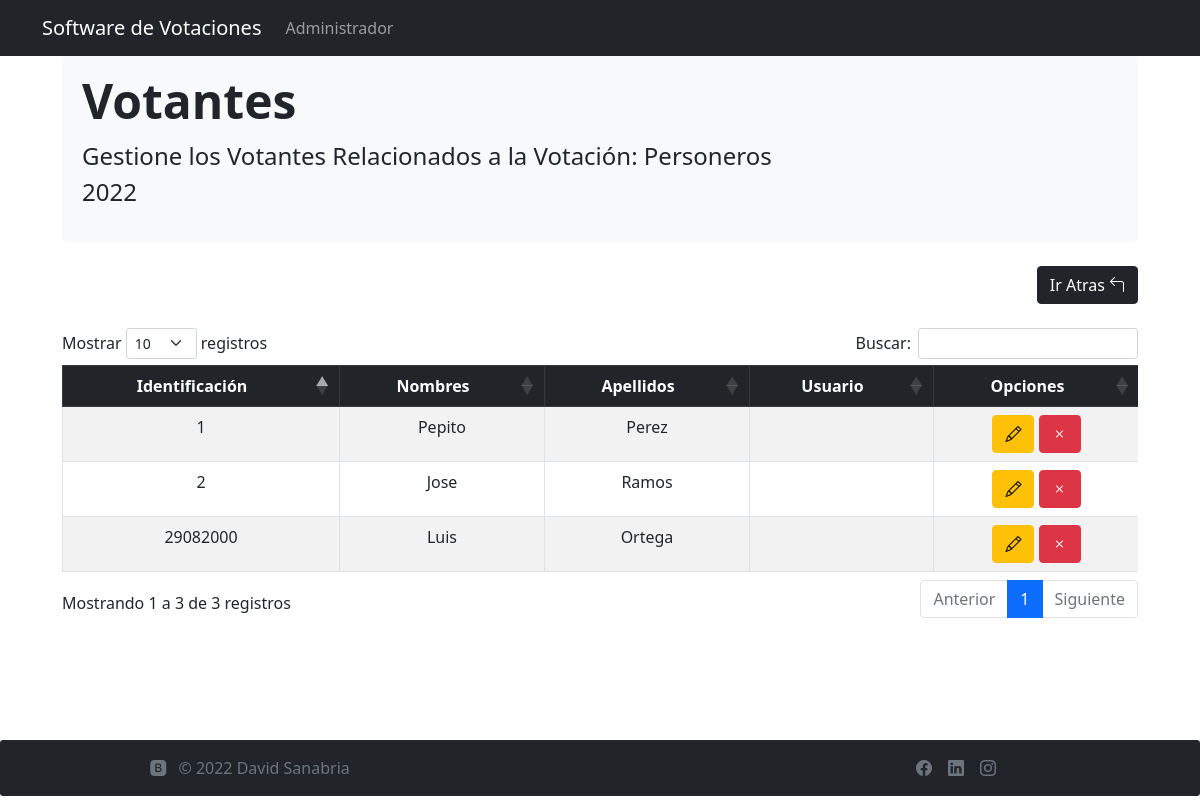
Screenshot of /listarvotantes/3 with the database file from the repository.
### votacion/models.py (models this page shows, shortened)
class votacion(models.Model):
    ide=models.AutoField(primary_key=True)
    nombre = models.CharField(max_length=100,null=False,blank=False,verbose_name="Nombre Votación")
    descripcion = models.CharField(max_length=250,null=False,blank=False,verbose_name="Descripción Votación")
    fecha_inicio = models.DateTimeField(verbose_name="Fecha de Inicio")
    fecha_fin = models.DateTimeField(verbose_name="Fecha de Finalización")
    estado = models.BooleanField(default=True,verbose_name="Estado")
    propietario = models.ForeignKey(User,on_delete= models.CASCADE, null=False, blank=False,verbose_name="Propietario")
    class Meta:
        verbose_name = 'Votación'
        verbose_name_plural = 'Votaciones'
    def __str__(self):
        return self.nombre

class votante(models.Model):
    ide = models.IntegerField(primary_key=True,null=False,verbose_name="Identificacion")
    nombre = models.CharField(max_length=50,null=False,blank=False,verbose_name="Nombres")
    apellido = models.CharField(max_length=50,null=False,blank=False,verbose_name="Apellidos")
    votacion = models.JSONField(verbose_name="Votaciones",null=True,blank=True)
    class Meta:
        verbose_name = 'Votante'
        verbose_name_plural = 'Votantes'

### votacion/views.py (the view)
# urls.py: path('listarvotantes/<int:ide>',views.listarVotantes,name='listarvotantes'),
def listarVotantes(request,ide):
    Votacion = votacion.objects.get(ide=ide)
    Votantes = votante.objects.filter(votacion=ide)
    return render(request,'views/votantes/listarVotantes.html',{'data':Votantes,'votacion':Votacion })

### votacion/templates/views/votantes/listarVotantes.html (shortened to what this page needs)
{% load static %}
{% include 'base/base.html' %}
{% block content %}
<main>
    <div class="container col-md-11">
        <div class="p-2 mb-4 bg-light rounded-3">
            <div class="container-fluid py-2">
            <h1 class="display-5 fw-bold">Votantes</h1>
            <p class="col-md-8 fs-4">Gestione los Votantes Relacionados a la Votación: {{votacion}} </p>
            </div>
        </div>
        <div align="right">
            <a href="{% url 'listarvotaciones' %}" class="btn btn-dark btn-xs" title="Regresar a Votaciones"> Ir Atras <i class="bi bi-arrow-90deg-left"></i></a>
        </div>
        <br>
        <div class="table-responsive">
            <table id="cambios" class="table table-striped  table-bordered text-center" >
                <thead class=" text-center content-center table-dark">
                    {% load humanize %}
                    <tr class="text-center">
                        <th class="text-center">Identificación</th>
                        <th class="text-center">Nombres</th>
                        <th class="text-center">Apellidos</th>
                        <th class="text-center">Usuario</th>
                        <th class="text-center">Opciones</th>
                    </tr>
                </thead>
                <tbody>
                    {% for data in data %}
                    <tr>
                        <td>{{data.ide}}</td>
                        <td>{{data.nombre}}</td>
                        <td>{{data.apellido}}</td>
                        <td>{{data.usuario}}</td>
                        <td>
                            <button onclick="abrir_modal_edicion('{% url 'editarvotante' data.ide %}')" class="btn btn-warning btn-xs" title="Editar Votante"><i class="bi bi-pencil"></i></button>
                            <button onclick="abrir_modal_eliminacion('{% url 'eliminarvotante' data.ide %}')" class="btn btn-danger btn-xs" title="Eliminar Votante"><i class="bi bi-x"></i></button>
                        </td>
                    </tr>
                    {% endfor %}
                </tbody>
            </table >
        </div>
    </div>
</main>
{% endblock %}
{% include 'base/footer.html' %}

### rows the page displays
votacion: nombre "Personeros 2022"
votante: ide "1", nombre "Pepito", apellido "Perez"
votante: ide "2", nombre "Jose", apellido "Ramos"
votante: ide "29082000", nombre "Luis", apellido "Ortega"
